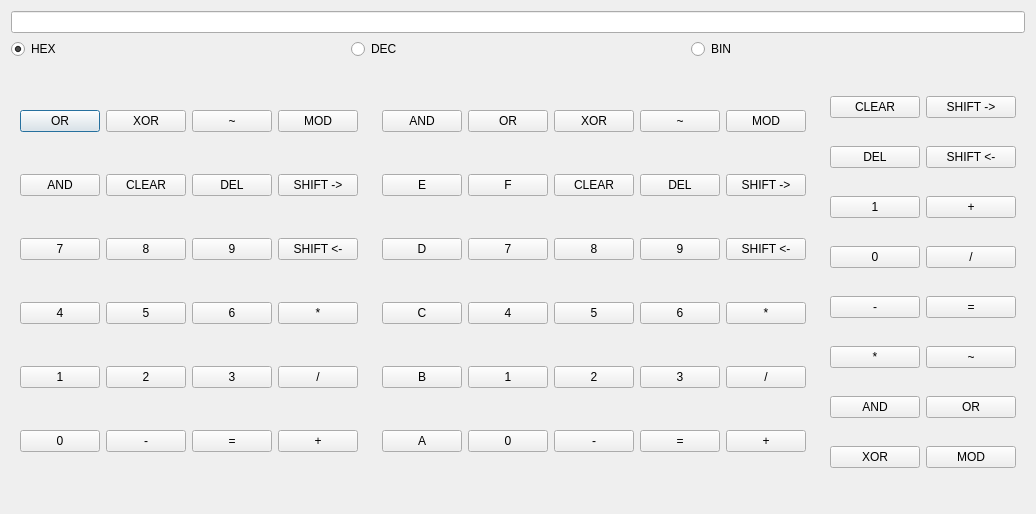
<?xml version="1.0" encoding="UTF-8"?>
<ui version="4.0">
 <class>CalcDialog</class>
 <widget class="QDialog" name="CalcDialog">
  <property name="geometry">
   <rect>
    <x>0</x>
    <y>0</y>
    <width>1036</width>
    <height>514</height>
   </rect>
  </property>
  <property name="windowTitle">
   <string>Calculator</string>
  </property>
  <property name="locale">
   <locale language="English" country="UnitedStates"/>
  </property>
  <layout class="QVBoxLayout" name="verticalLayout" stretch="0,0,3">
   <item>
    <widget class="QLineEdit" name="lineEdit">
     <property name="alignment">
      <set>Qt::AlignRight|Qt::AlignTrailing|Qt::AlignVCenter</set>
     </property>
     <property name="dragEnabled">
      <bool>false</bool>
     </property>
     <property name="readOnly">
      <bool>true</bool>
     </property>
    </widget>
   </item>
   <item>
    <layout class="QHBoxLayout" name="horizontalLayout">
     <item>
      <widget class="QRadioButton" name="hexRadioButton">
       <property name="text">
        <string>HEX</string>
       </property>
       <property name="checked">
        <bool>true</bool>
       </property>
      </widget>
     </item>
     <item>
      <widget class="QRadioButton" name="decRadioButton">
       <property name="text">
        <string>DEC</string>
       </property>
      </widget>
     </item>
     <item>
      <widget class="QRadioButton" name="binRadioButton">
       <property name="text">
        <string>BIN</string>
       </property>
      </widget>
     </item>
    </layout>
   </item>
   <item>
    <layout class="QHBoxLayout" name="keyboardsLayout">
     <item>
      <widget class="QWidget" name="decKeyboard" native="true">
       <layout class="QHBoxLayout" name="horizontalLayout_2">
        <item>
         <layout class="QVBoxLayout" name="verticalLayout_2">
          <item>
           <widget class="QPushButton" name="decORButton">
            <property name="text">
             <string>OR</string>
            </property>
           </widget>
          </item>
          <item>
           <widget class="QPushButton" name="decANDButton">
            <property name="text">
             <string>AND</string>
            </property>
           </widget>
          </item>
          <item>
           <widget class="QPushButton" name="dec7Button">
            <property name="text">
             <string>7</string>
            </property>
           </widget>
          </item>
          <item>
           <widget class="QPushButton" name="dec4Button">
            <property name="text">
             <string>4</string>
            </property>
           </widget>
          </item>
          <item>
           <widget class="QPushButton" name="dec1Button">
            <property name="text">
             <string>1</string>
            </property>
           </widget>
          </item>
          <item>
           <widget class="QPushButton" name="dec0Button">
            <property name="text">
             <string>0</string>
            </property>
           </widget>
          </item>
         </layout>
        </item>
        <item>
         <layout class="QVBoxLayout" name="verticalLayout_4">
          <item>
           <widget class="QPushButton" name="decXORButton">
            <property name="text">
             <string>XOR</string>
            </property>
           </widget>
          </item>
          <item>
           <widget class="QPushButton" name="decClearButton">
            <property name="text">
             <string>CLEAR</string>
            </property>
           </widget>
          </item>
          <item>
           <widget class="QPushButton" name="dec8Button">
            <property name="text">
             <string>8</string>
            </property>
           </widget>
          </item>
          <item>
           <widget class="QPushButton" name="dec5Button">
            <property name="text">
             <string>5</string>
            </property>
           </widget>
          </item>
          <item>
           <widget class="QPushButton" name="dec2Button">
            <property name="text">
             <string>2</string>
            </property>
           </widget>
          </item>
          <item>
           <widget class="QPushButton" name="decSubButton">
            <property name="text">
             <string>-</string>
            </property>
           </widget>
          </item>
         </layout>
        </item>
        <item>
         <layout class="QVBoxLayout" name="verticalLayout_3">
          <item>
           <widget class="QPushButton" name="decCMPButton">
            <property name="text">
             <string>~</string>
            </property>
           </widget>
          </item>
          <item>
           <widget class="QPushButton" name="decDelButton">
            <property name="text">
             <string>DEL</string>
            </property>
           </widget>
          </item>
          <item>
           <widget class="QPushButton" name="dec9Button">
            <property name="text">
             <string>9</string>
            </property>
           </widget>
          </item>
          <item>
           <widget class="QPushButton" name="dec6Button">
            <property name="text">
             <string>6</string>
            </property>
           </widget>
          </item>
          <item>
           <widget class="QPushButton" name="dec3Button">
            <property name="text">
             <string>3</string>
            </property>
           </widget>
          </item>
          <item>
           <widget class="QPushButton" name="decEqButton">
            <property name="text">
             <string>=</string>
            </property>
            <property name="shortcut">
             <string>Return</string>
            </property>
           </widget>
          </item>
         </layout>
        </item>
        <item>
         <layout class="QVBoxLayout" name="verticalLayout_5">
          <item>
           <widget class="QPushButton" name="decMODButton">
            <property name="text">
             <string>MOD</string>
            </property>
           </widget>
          </item>
          <item>
           <widget class="QPushButton" name="decSRButton">
            <property name="text">
             <string>SHIFT -&gt;</string>
            </property>
           </widget>
          </item>
          <item>
           <widget class="QPushButton" name="decSLButton">
            <property name="text">
             <string>SHIFT &lt;-</string>
            </property>
           </widget>
          </item>
          <item>
           <widget class="QPushButton" name="decMulButton">
            <property name="text">
             <string>*</string>
            </property>
           </widget>
          </item>
          <item>
           <widget class="QPushButton" name="decDivButton">
            <property name="text">
             <string>/</string>
            </property>
           </widget>
          </item>
          <item>
           <widget class="QPushButton" name="decAddButton">
            <property name="text">
             <string>+</string>
            </property>
           </widget>
          </item>
         </layout>
        </item>
       </layout>
      </widget>
     </item>
     <item>
      <widget class="QWidget" name="hexKeyboard" native="true">
       <layout class="QHBoxLayout" name="horizontalLayout_3">
        <item>
         <layout class="QVBoxLayout" name="verticalLayout_9">
          <item>
           <widget class="QPushButton" name="hexANDButton">
            <property name="text">
             <string>AND</string>
            </property>
           </widget>
          </item>
          <item>
           <widget class="QPushButton" name="hexEButton">
            <property name="text">
             <string>E</string>
            </property>
           </widget>
          </item>
          <item>
           <widget class="QPushButton" name="hexDButton">
            <property name="text">
             <string>D</string>
            </property>
           </widget>
          </item>
          <item>
           <widget class="QPushButton" name="hexCButton">
            <property name="text">
             <string>C</string>
            </property>
           </widget>
          </item>
          <item>
           <widget class="QPushButton" name="hexBButton">
            <property name="text">
             <string>B</string>
            </property>
           </widget>
          </item>
          <item>
           <widget class="QPushButton" name="hexAButton">
            <property name="text">
             <string>A</string>
            </property>
           </widget>
          </item>
         </layout>
        </item>
        <item>
         <layout class="QVBoxLayout" name="verticalLayout_8">
          <item>
           <widget class="QPushButton" name="hexORButton">
            <property name="text">
             <string>OR</string>
            </property>
           </widget>
          </item>
          <item>
           <widget class="QPushButton" name="hexFButton">
            <property name="text">
             <string>F</string>
            </property>
           </widget>
          </item>
          <item>
           <widget class="QPushButton" name="hex7Button">
            <property name="text">
             <string>7</string>
            </property>
           </widget>
          </item>
          <item>
           <widget class="QPushButton" name="hex4Button">
            <property name="text">
             <string>4</string>
            </property>
           </widget>
          </item>
          <item>
           <widget class="QPushButton" name="hex1Button">
            <property name="text">
             <string>1</string>
            </property>
           </widget>
          </item>
          <item>
           <widget class="QPushButton" name="hex0Button">
            <property name="text">
             <string>0</string>
            </property>
           </widget>
          </item>
         </layout>
        </item>
        <item>
         <layout class="QVBoxLayout" name="verticalLayout_6">
          <item>
           <widget class="QPushButton" name="hexXORButton">
            <property name="text">
             <string>XOR</string>
            </property>
           </widget>
          </item>
          <item>
           <widget class="QPushButton" name="hexClearButton">
            <property name="text">
             <string>CLEAR</string>
            </property>
           </widget>
          </item>
          <item>
           <widget class="QPushButton" name="hex8Button">
            <property name="text">
             <string>8</string>
            </property>
           </widget>
          </item>
          <item>
           <widget class="QPushButton" name="hex5Button">
            <property name="text">
             <string>5</string>
            </property>
           </widget>
          </item>
          <item>
           <widget class="QPushButton" name="hex2Button">
            <property name="text">
             <string>2</string>
            </property>
           </widget>
          </item>
          <item>
           <widget class="QPushButton" name="hexSubButton">
            <property name="text">
             <string>-</string>
            </property>
           </widget>
          </item>
         </layout>
        </item>
        <item>
         <layout class="QVBoxLayout" name="verticalLayout_11">
          <item>
           <widget class="QPushButton" name="hexCMPButton">
            <property name="text">
             <string>~</string>
            </property>
           </widget>
          </item>
          <item>
           <widget class="QPushButton" name="hexDelButton">
            <property name="text">
             <string>DEL</string>
            </property>
           </widget>
          </item>
          <item>
           <widget class="QPushButton" name="hex9Button">
            <property name="text">
             <string>9</string>
            </property>
           </widget>
          </item>
          <item>
           <widget class="QPushButton" name="hex6Button">
            <property name="text">
             <string>6</string>
            </property>
           </widget>
          </item>
          <item>
           <widget class="QPushButton" name="hex3Button">
            <property name="text">
             <string>3</string>
            </property>
           </widget>
          </item>
          <item>
           <widget class="QPushButton" name="hexEqButton">
            <property name="text">
             <string>=</string>
            </property>
            <property name="shortcut">
             <string>Return</string>
            </property>
           </widget>
          </item>
         </layout>
        </item>
        <item>
         <layout class="QVBoxLayout" name="verticalLayout_10">
          <item>
           <widget class="QPushButton" name="hexMODButton">
            <property name="text">
             <string>MOD</string>
            </property>
           </widget>
          </item>
          <item>
           <widget class="QPushButton" name="hexSRButton">
            <property name="text">
             <string>SHIFT -&gt;</string>
            </property>
           </widget>
          </item>
          <item>
           <widget class="QPushButton" name="hexSLButton">
            <property name="text">
             <string>SHIFT &lt;-</string>
            </property>
           </widget>
          </item>
          <item>
           <widget class="QPushButton" name="hexMulButton">
            <property name="text">
             <string>*</string>
            </property>
           </widget>
          </item>
          <item>
           <widget class="QPushButton" name="hexDivButton">
            <property name="text">
             <string>/</string>
            </property>
           </widget>
          </item>
          <item>
           <widget class="QPushButton" name="hexAddButton">
            <property name="text">
             <string>+</string>
            </property>
           </widget>
          </item>
         </layout>
        </item>
       </layout>
      </widget>
     </item>
     <item>
      <widget class="QWidget" name="binKeyboard" native="true">
       <layout class="QHBoxLayout" name="horizontalLayout_4">
        <item>
         <layout class="QVBoxLayout" name="verticalLayout_13">
          <item>
           <widget class="QPushButton" name="binClearButton">
            <property name="text">
             <string>CLEAR</string>
            </property>
           </widget>
          </item>
          <item>
           <widget class="QPushButton" name="binDelButton">
            <property name="text">
             <string>DEL</string>
            </property>
           </widget>
          </item>
          <item>
           <widget class="QPushButton" name="bin1Button">
            <property name="text">
             <string>1</string>
            </property>
           </widget>
          </item>
          <item>
           <widget class="QPushButton" name="bin0Button">
            <property name="text">
             <string>0</string>
            </property>
           </widget>
          </item>
          <item>
           <widget class="QPushButton" name="binSubButton">
            <property name="text">
             <string>-</string>
            </property>
           </widget>
          </item>
          <item>
           <widget class="QPushButton" name="binMulButton">
            <property name="text">
             <string>*</string>
            </property>
           </widget>
          </item>
          <item>
           <widget class="QPushButton" name="binANDButton">
            <property name="text">
             <string>AND</string>
            </property>
           </widget>
          </item>
          <item>
           <widget class="QPushButton" name="binXORButton">
            <property name="text">
             <string>XOR</string>
            </property>
           </widget>
          </item>
         </layout>
        </item>
        <item>
         <layout class="QVBoxLayout" name="verticalLayout_12">
          <item>
           <widget class="QPushButton" name="binSRButton">
            <property name="text">
             <string>SHIFT -&gt;</string>
            </property>
           </widget>
          </item>
          <item>
           <widget class="QPushButton" name="binSLButton">
            <property name="text">
             <string>SHIFT &lt;-</string>
            </property>
           </widget>
          </item>
          <item>
           <widget class="QPushButton" name="binAddButton">
            <property name="text">
             <string>+</string>
            </property>
           </widget>
          </item>
          <item>
           <widget class="QPushButton" name="binDivButton">
            <property name="text">
             <string>/</string>
            </property>
           </widget>
          </item>
          <item>
           <widget class="QPushButton" name="binEqButton">
            <property name="text">
             <string>=</string>
            </property>
            <property name="shortcut">
             <string>Return</string>
            </property>
           </widget>
          </item>
          <item>
           <widget class="QPushButton" name="binCMPButton">
            <property name="text">
             <string>~</string>
            </property>
           </widget>
          </item>
          <item>
           <widget class="QPushButton" name="binORButton">
            <property name="text">
             <string>OR</string>
            </property>
           </widget>
          </item>
          <item>
           <widget class="QPushButton" name="binMODButton">
            <property name="text">
             <string>MOD</string>
            </property>
           </widget>
          </item>
         </layout>
        </item>
       </layout>
      </widget>
     </item>
    </layout>
   </item>
  </layout>
 </widget>
 <resources/>
 <connections/>
</ui>
